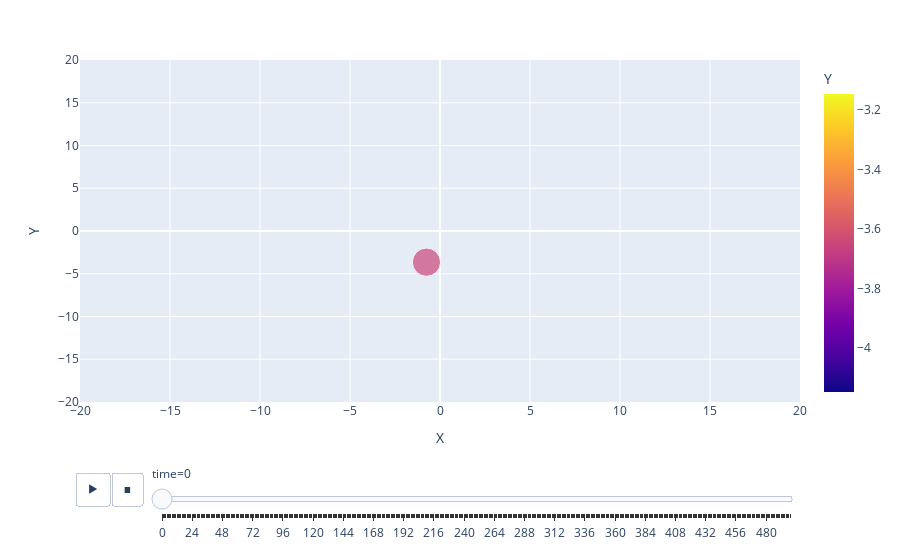

Here is the notebook cell this chart was saved with:
### Code cell
fig = px.scatter(df, x="X", y="Y", size=20*np.ones(len(df)), 
                 animation_frame="time", animation_group='Y', color='Y',
                 range_x=[-20,20], range_y=[-20,20]
                 )
fig.show()
